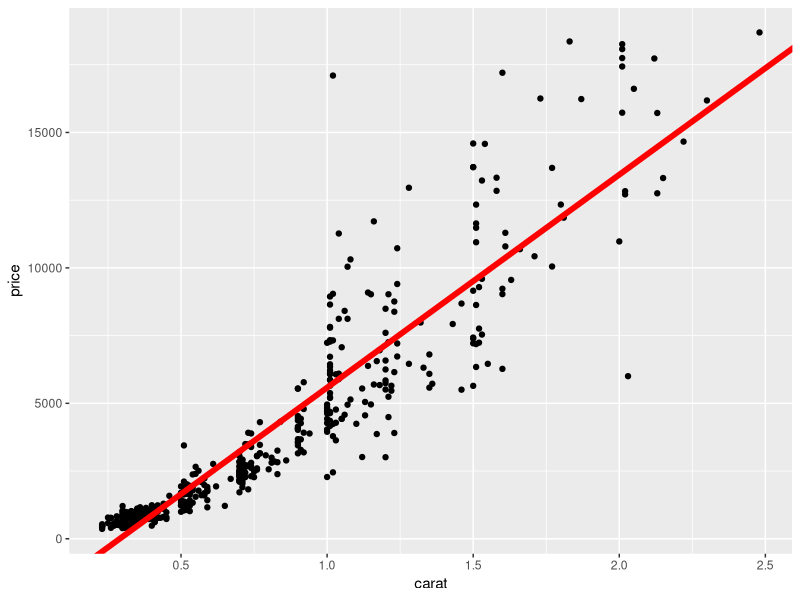

Source code (R): (Note: this script raises an error after producing the figure.)
library(ggplot2)
data(diamonds)
#uses lm() - https://stat.ethz.ch/R-manual/R-devel/library/stats/html/lm.html

#get a random collection of 500 samples of diamond data
diamSmall <- diamonds[sample(1:dim(diamonds)[1],500),]

################################################1
#Equation: Price = theta_1 _ theta_2*carat + esilon
M1 = lm(price~carat, diamSmall);
#M1 = lm(price~carat+cut, diamSmall);

#price is the target and carat is the single X we are using in this model

theta<-coef(M1)
#this will have 2 values: theta1 is the intercept and theta2 will be the 'carat' weight

#graph the data and draw a line using the coefficeints we just got
ggplot(diamSmall,aes(carat,price)) + geom_point() + geom_abline(intercept=theta[1],slope=theta[2],size=2,color=I("red"))

#predict 3 values of carat  - carat = 1, carat=2, carat=3
#note that since there is simply 1 X column this works
predict(M1, data.frame(carat=c(3,4,5)))

#show entire summary
summary(M1)

#get a specific stat from summary
summary(M1)$r.squared
summary(M1)$residuals

#you can also use residuals()
residuals(M1)

#to get the residuals, get the mean of the squared residuals
#this gets the squars of the errors; squaring it makes sure positive errors do not cancel negative errors and vice versa
#note that technically RSS uses sum() and not mean
#also note that mean is the same as the sum, yet divided by the number of residuals

# MSE function
# input: the output of lm, eg. M1 = lm(price~carat, diamSmall);

MSE = function(M1) {
  return(mean(residuals(M1)^2))
}

MSE(M1)


################################################2
#this adjusts for non-linearity
M2<-lm(price~carat+I(carat^2)+I(carat^3), diamSmall)
theta<-coef(M2)
#make 500 points, a floats between 0-3
x<-seq(0,3,length=500)

#make predictions y
Y = theta[1] + theta[2]*x + theta[3]*x^2 + theta[4]*x^3

#visualize the regression   (need to use geom_line in this case instead of abline)
D<-data.frame(x=X,y=Y)
ggplot(D,aes(x=X,y=Y))+geom_line(size=2,color=I("red")) 
+ geom_point(data=diamSmall, aes(x=carat,y=price)) # overlay with original datapoints, need to use different DF 

#find the R^2 (r squared)
summary(M2)$r.squared

mean(residuals(M2)^2)

################################################3
#two explanatory variables
M3<-lm(price~carat+color,diamSmall)
summary(M3)$r.squared
mean(residuals(M3)^2)


################################################4
#log of the varaibles
M4<-lm(log(price)~log(carat),diamSmall)
theta<-coef(M4)

#plot the scatterplot of log(price) vs log(caret)
ggplot(diamSmall,aes(log(carat),log(price))) + geom_point() + geom_abline(intercept=theta[1], slope=theta[2],size=2,color=I("red"))
summary(M4)$r.squared
mean(residuals(M4)^2)
